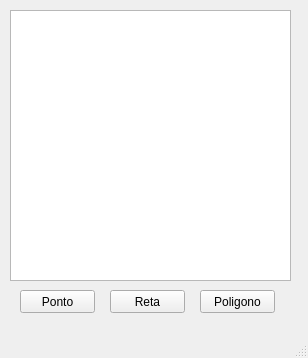
<?xml version="1.0" encoding="UTF-8"?>
<ui version="4.0">
 <class>MainWindow</class>
 <widget class="QMainWindow" name="MainWindow">
  <property name="geometry">
   <rect>
    <x>0</x>
    <y>0</y>
    <width>308</width>
    <height>358</height>
   </rect>
  </property>
  <property name="windowTitle">
   <string>MainWindow</string>
  </property>
  <widget class="QWidget" name="centralwidget">
   <widget class="QPushButton" name="Ponto">
    <property name="geometry">
     <rect>
      <x>20</x>
      <y>290</y>
      <width>75</width>
      <height>23</height>
     </rect>
    </property>
    <property name="text">
     <string>Ponto</string>
    </property>
   </widget>
   <widget class="QPushButton" name="pushButton">
    <property name="geometry">
     <rect>
      <x>110</x>
      <y>290</y>
      <width>75</width>
      <height>23</height>
     </rect>
    </property>
    <property name="text">
     <string>Reta</string>
    </property>
   </widget>
   <widget class="QPushButton" name="pushButton_2">
    <property name="geometry">
     <rect>
      <x>200</x>
      <y>290</y>
      <width>75</width>
      <height>23</height>
     </rect>
    </property>
    <property name="text">
     <string>Poligono</string>
    </property>
   </widget>
   <widget class="QGraphicsView" name="graphicsView">
    <property name="geometry">
     <rect>
      <x>10</x>
      <y>10</y>
      <width>281</width>
      <height>271</height>
     </rect>
    </property>
   </widget>
  </widget>
  <widget class="QMenuBar" name="menubar">
   <property name="geometry">
    <rect>
     <x>0</x>
     <y>0</y>
     <width>308</width>
     <height>21</height>
    </rect>
   </property>
  </widget>
  <widget class="QStatusBar" name="statusbar"/>
 </widget>
 <resources/>
 <connections/>
</ui>
